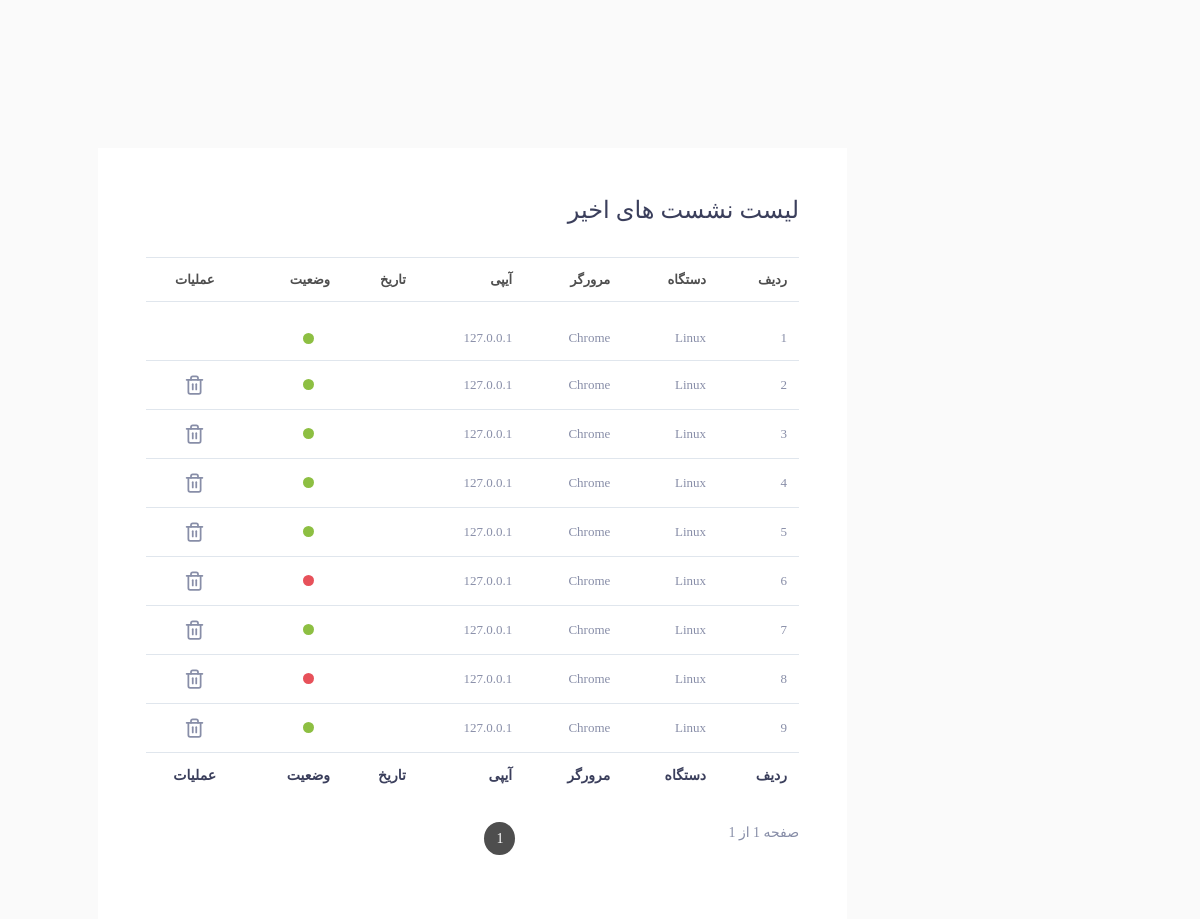
/myadmin/user_sission (signed in), run on the app's committed database.
### User/models.py (models this page shows)
class incorrect_attempts(models.Model):
    date = models.DateTimeField(auto_created=True, auto_now_add=True)
    ip = models.CharField(max_length=60, blank=False)
    is_login = models.BooleanField(default=False, blank=False)
    is_ness = models.BooleanField(default=True, blank=False)
    user = models.ForeignKey(User, on_delete=models.CASCADE)
    browser = models.CharField(max_length=30, blank=False, null=True)
    device = models.CharField(max_length=30, blank=False, null=True)

### User/views.py (the view)
# urls.py: path('user_sission',views.User_sissions.as_view(), name = "user_sission"),
class User_sissions(ListView):
    model = incorrect_attempts
    paginate_by = 10
    template_name = 'User_Sission.html'
    def get_queryset(self):
        query = super(User_sissions, self).get_queryset()
        query = query.filter(user=self.request.user).order_by('-date')
        return query
    def get_context_data(self, *, object_list=None, **kwargs):
        data = super(User_sissions, self).get_context_data(**kwargs)
        data['none_delete'] = incorrect_attempts.objects.filter(user=self.request.user).order_by('-date').first().id
        return data

### polls/templatetags/poll_extras.py (called while the page is built)
@register.filter
def jalali_date(value):
    return datetime2jalali(value).strftime(' تاریخ   %y/%m/%d  ساعت  %H:%M:%S')

### User/templates/User_Sission.html (shortened to what this page needs)
{% extends 'shared/base.html' %}
{% load static %}
{% load poll_extras %}
{% block header_reference %}
    <link href="{% static 'admin_panel/assets/css/tables/table-basic.css' %}" rel="stylesheet" type="text/css">
    <link rel="stylesheet" href="{% static 'admin_panel/plugins/table/datatable/dt-global_style.css' %}">
{% endblock %}
{% block content %}
    <div class="col-lg-10 mx-auto mt-5 ">
        <div class="table-responsive bg-white p-5">
            <div class="widget-header">
                <div class="row">
                    <div class="col-xl-12 col-md-12 col-sm-12 col-12 mb-4 ">
                        <h4>لیست نشست های اخیر</h4>
                    </div>
                </div>
            </div>
            <table class="table table-bordered table-hover table-condensed mb-4">
                <thead>
                <tr>
                    <th>ردیف</th>
                    <th>دستگاه</th>
                    <th>مرورگر</th>
                    <th>آیپی</th>
                    <th>تاریخ</th>
                    <th>وضعیت</th>
                    <th class="text-center">عملیات</th>
                </tr>
                </thead>
                <tbody> {% for content in object_list %}
                    <tr>
                        <td> {{ forloop.counter }}</td>
                        <td>{{ content.device }}</td>
                        <td>{{ content.browser }}</td>
                        <td>{{ content.ip }}</td>
                        <td>{{ content.date | jalali_date }}</td>
                        <td>
                            {% if content.is_login %}
                                <div class="t-dot bg-success mx-3" data-toggle="tooltip" data-placement="top" title=""
                                     data-original-title="موفق"></div>
                            {% else %}
                                <div class="t-dot bg-danger mx-3" data-toggle="tooltip" data-placement="top" title=""
                                     data-original-title="ناموفق"></div>
                            {% endif %}
                        </td>
                        <td class="text-center">
                            <ul class="table-controls">
                                <li>
                                    {% if none_delete != content.id %}
                                        <a href="{% url 'delete_session' pk=content.id %}" data-toggle="tooltip"
                                           data-placement="top" title=""
                                           data-original-title="حذف">
                                        </a>
                                    {% endif %}
                                </li>
                            </ul>
                        </td>
                    </tr>
                {% endfor %}
                </tbody>
                <tfoot>
                <tr>
                    <th>ردیف</th>
                    <th>دستگاه</th>
                    <th>مرورگر</th>
                    <th>آیپی</th>
                    <th>تاریخ</th>
                    <th>وضعیت</th>
                    <th class="text-center">عملیات</th>
                </tr>
                </tfoot>
            </table>
            <div class="row">
                <div class="col-sm-12 col-md-5">
                    <div class="dataTables_info" id="zero-config_info" role="status" aria-live="polite">
                        صفحه {{ page_obj.number }} از
                        {{ paginator.num_pages }}
                    </div>
                </div>
                <div class="col-sm-12 col-md-7">
                    <div class="dataTables_paginate paging_simple_numbers" id="zero-config_paginate">
                        <ul class="pagination">
                            {% for pageNumber in paginator.page_range %}
                                <li class="paginate_button page-item {% if page_obj.number == pageNumber %} active  {% endif %}">
                                    <a href="?page={{ pageNumber }}" aria-controls="zero-config" data-dt-idx="1"
                                       tabindex="0" class="page-link">{{ pageNumber }}</a>
                                </li>
                            {% endfor %}
                        </ul>
                    </div>
                </div>
            </div>
        </div>
    </div>
{% endblock %}

### static/admin_panel/assets/css/tables/table-basic.css (style rules this page uses)
.table-controls { padding: 0; margin: 0; list-style: none; }
.table-controls > li { display: inline-block; margin: 0 2px; line-height: 1; }
.table-controls > li > a { display: inline-block; }

### static/admin_panel/assets/css/main.css (style rules this page uses)
html { min-height: 100%; direction: rtl; }
body { color: #888ea8; height: 100%; font-size: 0.875rem; background: #fafafa; overflow-x: hidden; overflow-y: auto; letter-spacing: 0.0312rem; font-family: 'Quicksand', sans-serif; }
h1, h2, h3, h4, h5, h6 { color: #3b3f5c; }
a { color: #515365; outline: none; }
.table-bordered { border: 1px solid #f1f2f3; }
.table > tbody > tr > td { vertical-align: middle; color: #515365; font-size: 13px; letter-spacing: 1px; }
.table > thead > tr > th { color: #ffcd17; font-weight: 700; font-size: 13px; letter-spacing: 1px; text-transform: uppercase; }
.table > tbody > tr > td .t-dot { background-color: #000; height: 11px; width: 11px; border-radius: 50%; cursor: pointer; margin: 0 auto; }
.table-bordered td, .table-bordered th { border: 1px solid #ebedf2; }
.table thead th { vertical-align: bottom; border-bottom: none; }
.table-controls > li > a svg { color: #25d5e4; }
.table-controls > li > a svg { color: #888ea8; width: 21px; }
.table > tfoot > tr > th { color: #3b3f5c; }
.bg-success { background-color: #8dbf42 !important; border-color: #8dbf42; color: #fff; }
.bg-danger { background-color: #e7515a !important; border-color: #e7515a; color: #fff; }

### static/admin_panel/assets/css/structure.css (style rules this page uses)
html { min-height: 100%; direction: rtl; }
body { color: #888ea8; height: 100%; font-size: 0.875rem; background: #fafafa; overflow-x: hidden; overflow-y: auto; letter-spacing: 0.0312rem; font-family: 'Quicksand', sans-serif; }
h1, h2, h3, h4, h5, h6 { color: #3b3f5c; }

### data on the page
incorrect_attempts: device "Linux", browser "Chrome", ip "127.0.0.1", is_login True (drawn)
incorrect_attempts: device "Linux", browser "Chrome", ip "127.0.0.1", is_login True (drawn)
incorrect_attempts: device "Linux", browser "Chrome", ip "127.0.0.1", is_login True (drawn)
incorrect_attempts: device "Linux", browser "Chrome", ip "127.0.0.1", is_login True (drawn)
incorrect_attempts: device "Linux", browser "Chrome", ip "127.0.0.1", is_login True (drawn)
incorrect_attempts: device "Linux", browser "Chrome", ip "127.0.0.1", is_login False (drawn)
incorrect_attempts: device "Linux", browser "Chrome", ip "127.0.0.1", is_login True (drawn)
incorrect_attempts: device "Linux", browser "Chrome", ip "127.0.0.1", is_login False (drawn)
incorrect_attempts: device "Linux", browser "Chrome", ip "127.0.0.1", is_login True (drawn)

### other printed values
{{ paginator.num_pages }} "1"
{{ pageNumber }} "1"
